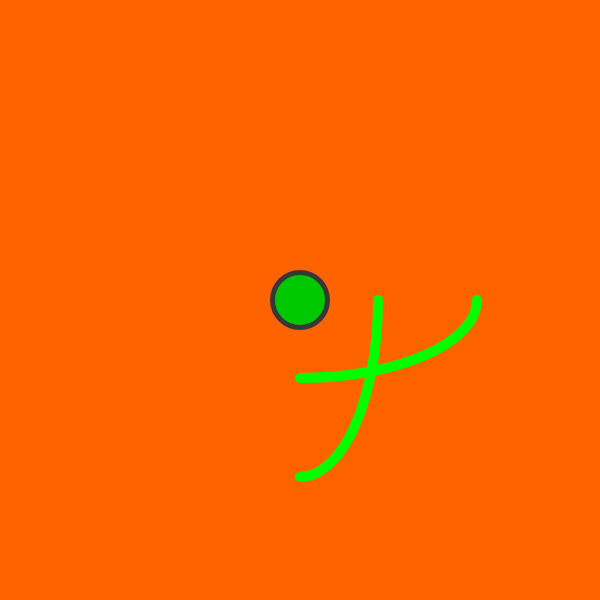
Frame 1 (no input)
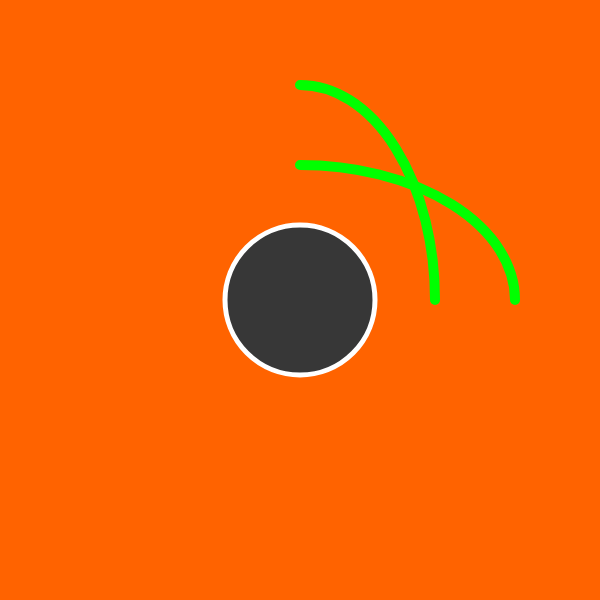
Frame 60 (no input)
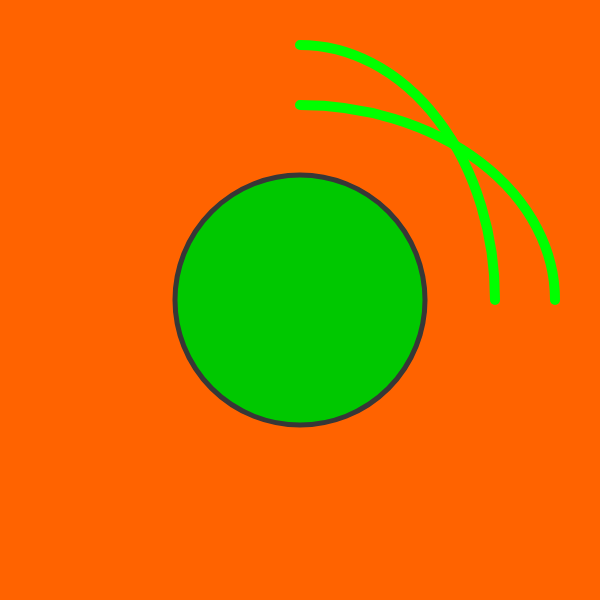
Frame 120 (the mouse pressed at the canvas centre since frame 60)

The p5.js sketch that drew these frames (run headless with seeded random() and noise() and a simulated clock; from frame 60 on, the mouse is pressed at the canvas centre):

// p5.js sketch
// ── sketch.js
var d = 50,
  grow = true,
  gap = 5,
  border = 5,
  w=600,h=600,
  ix = 0,
  arcs = [];

var offsetY = 300,
  offsetX = 100;

function setup() {
  var ix = 0;
  arcs = [
    {from:0,to:HALF_PI},
    {from:HALF_PI,to:PI},
    {from:PI,to:PI+HALF_PI},
    {from:PI+HALF_PI,to:TWO_PI}
  ];

  createCanvas(w,h);
  background(255,255,255);
}


function draw() {

  background(255,99,00);
  strokeWeight(border);

  if(grow){
    d += gap;
    offsetX += 1;
    offsetY -= 1;
    style1();
    if(d==250){
       grow = false;
    }
  } else {
    d -= gap;
    offsetX -= 1;
    offsetY += 1;
    style2();
    if(d==50){
       grow = true;
    }
  }

  ellipse(w/2, h/2, d, d);

  styleArc();
  arc(w/2, h/2, d+offsetY, d+offsetX, arcs[ix].from, arcs[ix].to);
  arc(w/2, h/2, d+offsetX, d+offsetY, arcs[ix].from, arcs[ix].to);
  ix = (ix==arcs.length-1)?0:ix+1;
  
  followLine();
}

function style1(){
    stroke(55,55,55);
    fill(0,200,0);
}

function style2(){
    stroke(255);
    fill(55,55,55);
}

function styleArc(){
    noFill();
    strokeWeight(border*2);
    stroke(0,255,0);
}

function followLine(){
  
  /*strokeWeight(1);
  p1 = {x: 200, y: 200}, p2 = {x: 73, y: 24};
  p3 = {x: 73, y: 61}, p4 = {x: 15, y: 65};
  noFill();
  stroke(255, 102, 0);
  curve(p1.x, p1.y, p1.x, p1.y, p2.x, p2.y, p3.x, p3.y);
  stroke(0);
  curve(p1.x, p1.y, p2.x, p2.y, p3.x, p3.y, p4.x, p4.y);
  stroke(255, 102, 0);
  curve(p2.x, p2.y, p3.x, p3.y, p4.x, p4.y, p4.x, p4.y);*/
}
